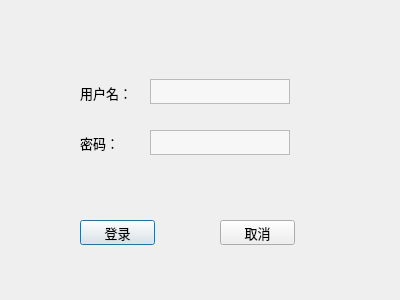
<?xml version="1.0" encoding="UTF-8"?>
<ui version="4.0">
 <class>QLoginDlg</class>
 <widget class="QDialog" name="QLoginDlg">
  <property name="geometry">
   <rect>
    <x>0</x>
    <y>0</y>
    <width>400</width>
    <height>300</height>
   </rect>
  </property>
  <property name="font">
   <font>
    <family>微软雅黑</family>
    <pointsize>10</pointsize>
   </font>
  </property>
  <property name="windowTitle">
   <string>Dialog</string>
  </property>
  <property name="styleSheet">
   <string notr="true">QDialog
{
  border-image:url(:/image/lgonbk.jpg)
}</string>
  </property>
  <widget class="QLabel" name="label">
   <property name="geometry">
    <rect>
     <x>80</x>
     <y>80</y>
     <width>54</width>
     <height>25</height>
    </rect>
   </property>
   <property name="font">
    <font>
     <family>微软雅黑</family>
     <pointsize>10</pointsize>
    </font>
   </property>
   <property name="text">
    <string>用户名：</string>
   </property>
  </widget>
  <widget class="QLineEdit" name="lineEdit_UserName">
   <property name="geometry">
    <rect>
     <x>150</x>
     <y>79</y>
     <width>140</width>
     <height>25</height>
    </rect>
   </property>
   <property name="font">
    <font>
     <family>微软雅黑</family>
     <pointsize>10</pointsize>
    </font>
   </property>
   <property name="styleSheet">
    <string notr="true">QLineEdit
{  

   background-color: rgba(255, 255, 255, 50%);

   border:1px solid #b9babb;

}</string>
   </property>
  </widget>
  <widget class="QLabel" name="label_2">
   <property name="geometry">
    <rect>
     <x>80</x>
     <y>130</y>
     <width>54</width>
     <height>25</height>
    </rect>
   </property>
   <property name="font">
    <font>
     <family>微软雅黑</family>
     <pointsize>10</pointsize>
    </font>
   </property>
   <property name="text">
    <string>密码：</string>
   </property>
  </widget>
  <widget class="QLineEdit" name="lineEdit_Pwd">
   <property name="geometry">
    <rect>
     <x>150</x>
     <y>130</y>
     <width>140</width>
     <height>25</height>
    </rect>
   </property>
   <property name="font">
    <font>
     <family>微软雅黑</family>
     <pointsize>10</pointsize>
    </font>
   </property>
   <property name="styleSheet">
    <string notr="true">QLineEdit
{  

   background-color: rgba(255, 255, 255, 50%);

   border:1px solid #b9babb;

}</string>
   </property>
   <property name="echoMode">
    <enum>QLineEdit::Password</enum>
   </property>
  </widget>
  <widget class="QPushButton" name="btn_login">
   <property name="geometry">
    <rect>
     <x>80</x>
     <y>220</y>
     <width>75</width>
     <height>25</height>
    </rect>
   </property>
   <property name="font">
    <font>
     <family>微软雅黑</family>
     <pointsize>10</pointsize>
    </font>
   </property>
   <property name="text">
    <string>登录</string>
   </property>
  </widget>
  <widget class="QPushButton" name="pushButton_2">
   <property name="geometry">
    <rect>
     <x>220</x>
     <y>220</y>
     <width>75</width>
     <height>25</height>
    </rect>
   </property>
   <property name="font">
    <font>
     <family>微软雅黑</family>
     <pointsize>10</pointsize>
    </font>
   </property>
   <property name="text">
    <string>取消</string>
   </property>
  </widget>
 </widget>
 <resources/>
 <connections>
  <connection>
   <sender>pushButton_2</sender>
   <signal>clicked()</signal>
   <receiver>QLoginDlg</receiver>
   <slot>accept()</slot>
   <hints>
    <hint type="sourcelabel">
     <x>246</x>
     <y>235</y>
    </hint>
    <hint type="destinationlabel">
     <x>246</x>
     <y>260</y>
    </hint>
   </hints>
  </connection>
 </connections>
</ui>
